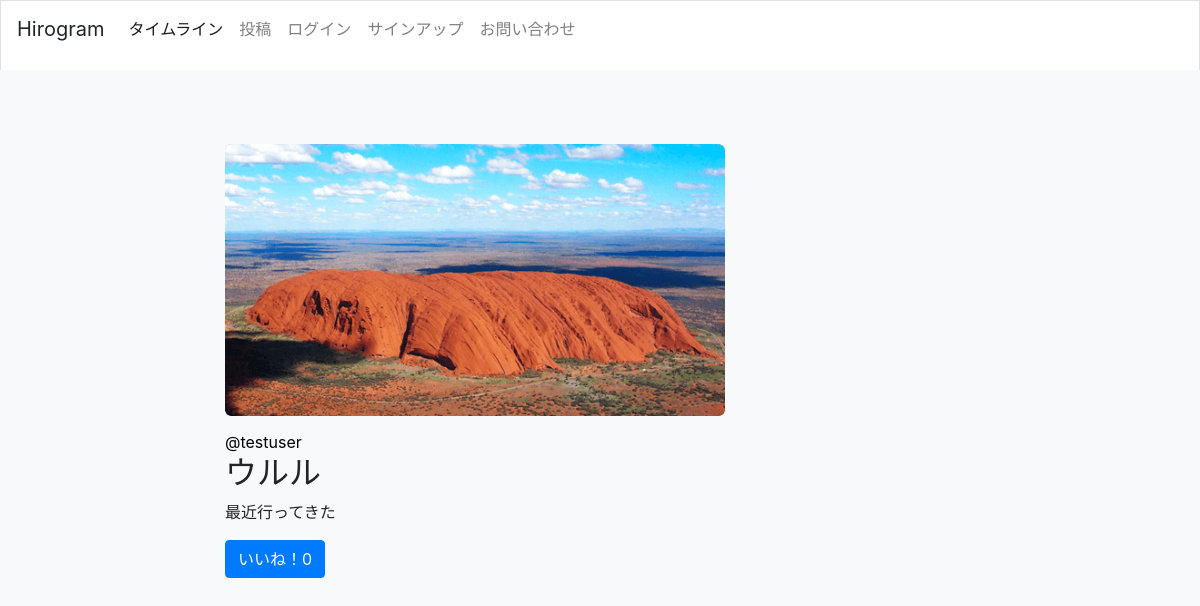
Page /photos/21/ on the committed database.
### app/models.py (models this page shows, shortened)
class Photo(models.Model):
    title = models.CharField(max_length=150)
    comment = models.TextField(blank=True)
    image = models.ImageField(upload_to = 'photos')
    category = models.ForeignKey(Category, on_delete=models.PROTECT)
    user = models.ForeignKey(User, on_delete=models.CASCADE)
    created_at = models.DateTimeField(auto_now=True)
    like_num = models.IntegerField(default=0)

### app/views.py (the view)
# urls.py: path('photos/<int:pk>/', views.photos_detail, name='photos_detail'),
def photos_detail(request, pk):
    photo = get_object_or_404(Photo, pk=pk)
    return render(request, 'app/photos_detail.html', {'photo': photo})

### app/templates/app/photos_detail.html (shortened to what this page needs)
{% extends 'app/base.html' %}
{% block content %}
<div class="photo-detail">
<img src="{{ photo.image.url }}" class="photo-img">
<div class="photo-info">
    <a href="{% url 'app:users_detail' photo.user.id %}">@{{ photo.user }}</a>
</div>
<h2>{{ photo.title }}</h2>
<p>{{ photo.comment }}</p>
    <form method="post" action="{% url 'app:like' photo.id %}">{% csrf_token %}
    <button class="btn btn-primary" type="submit">いいね！{{ photo.like_num }}</button>
</form>
</div>
{% endblock %}

### static/css/style.css (style rules this page uses)
html, body { margin: 0; }
div { box-sizing: border-box; }
a { text-decoration: none; color: #000; }
.photo-img { width: 100%; max-width: 500px; height: 300px; object-fit: cover; border-radius: 4px; }
.photo-detail .photo-img { object-fit: contain; }

### app/templates/app/base.html (style rules this page uses)
html, body { margin: 0; }
div { box-sizing: border-box; }
a { text-decoration: none; color: #000; }
.photo-img { width: 100%; max-width: 500px; height: 300px; object-fit: cover; border-radius: 4px; }
.photo-detail .photo-img { object-fit: contain; }

### rows in the picture
Photo: image (picture), user "testuser", title "ウルル", comment "最近行ってきた", like_num "0"
